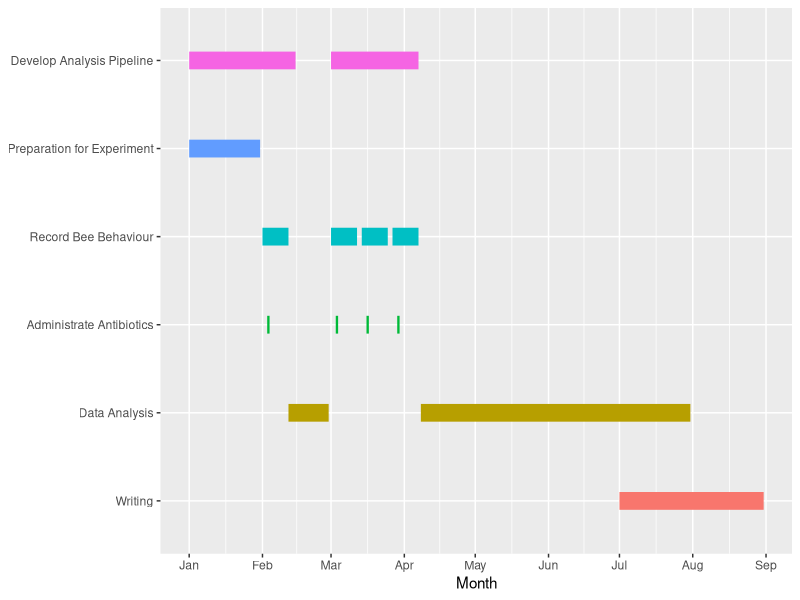

This chart was generated by the following R code:
require(ggplot2)

Gantt <- read.csv("../Data/Schedule.csv")

Gantt$date <- as.Date(Gantt$date, "%d/%m/%Y")
Gantt$activity <- factor(Gantt$activity,levels = c("Writing", "Data Analysis", "Administrate Antibiotics", "Record Bee Behaviour", "Preparation for Experiment", "Develop Analysis Pipeline"))

p <- ggplot(Gantt, aes(date, activity, color = activity, group = V2)) +
	geom_line(size = 6) +
	labs(x="Month", y=NULL)

pdf("../Figures/gantt.pdf", 10, 2)
    p + theme(legend.position = "none") +
    scale_x_date(date_breaks = "months", date_labels = "%b")
graphics.off();